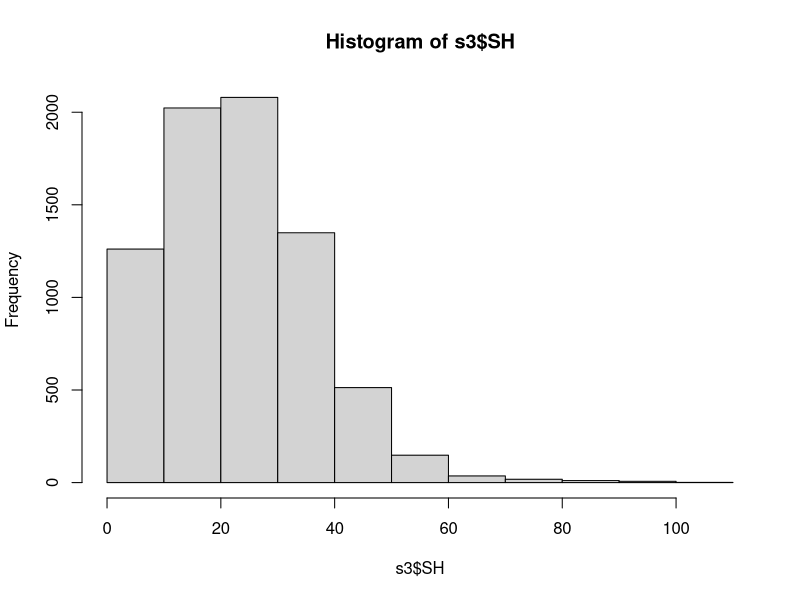

Recreate this plot in R. (Note: this script raises an error after producing the figure.)
#This reads in the 2022 Apalach data from matt davis from two different tabs
#one is the shell heights and the other are the counts
#need to calculate the proportion of the different size categories and apply those proportions to the counts

#
#The stations that received cultch are: "Deep North"  "Deep South"  "Restoration."
#-Matt


library(readxl)
library(tidyverse)
library(dplyr)
library(reshape)
library(ggplot2)
library(lubridate)

SH <- read_excel("AB_ShellBudget_FSU.xlsx", sheet = "SHs", col_types = c("numeric", 
"date", "text", "text", "numeric","text", "numeric"))


#SH <- read_excel("AB_ShellBudget_FSU.xlsx",sheet = "SHs", range = "A1370:J1669")

Counts <-  read_excel("AB_ShellBudget_FSU.xlsx", sheet = "Counts")

#now start cleaning SH first

names(SH)

s2 <- SH
str(s2)

names(s2)


names(s2)[3] <- "Site"


s2$SH[s2$SH == ""] <-NA

#now make SH a number
s2$SH <- as.numeric(s2$SH)

#work on date

s3 <- s2 %>%
  mutate(Year = year(s2$Date),
         Month = month(s2$Date),
         Day = day(s2$Date))
        
s3.1<- subset(s3, s3$Year == "2022" )

unique(s3.1$Station)

#This is written like this because I checked with Matt twice to make sure
#I had the restoration stations only inlcuded (the stations that have cultch)
s3.2<- subset(s3.1, s3.1$Station == "Restoration")
s3.3<- filter(s3.1, s3.1$Station == "North")
s3.4<- filter(s3.1, s3.1$Station == "South")

zz<-rbind(s3.2,s3.3,s3.4)

s3<-zz

str(s3)


###
#add period

s3$Period <- NA
firstyear <- 2015
endyear <- max(s3$Year)

years <- sort(rep(firstyear:endyear, times = 1, each = 2))

for(i in unique(years)){
  y <- i #year
  p <- which(years == i) #period number - 2010 = 1 and 2, 2014 = 3 and 4, and so forth.
  for(j in 1:nrow(s3)){
    if(s3$Year[j] == y & s3$Month[j] > 3 & s3$Month[j] < 10) s3$Period[j] = p[1] #year i months 4-9
    if(s3$Year[j] == y & s3$Month[j] > 9) s3$Period[j] = p[2] #year i months 10-12
    if(s3$Year[j] == y+1 & s3$Month[j] < 4) s3$Period[j] = p[2] #year i+1 months 1-3
  }
}

s3$Season <- "Winter"
s3$Season[s3$Period == 1 | s3$Period == 3 | s3$Period == 5 | s3$Period == 7 | s3$Period == 9| s3$Period == 11| s3$Period == 13| s3$Period == 15] <- "Summer"

####

#checking things

names(s3)

unique(s3$Period)

table(s3$Period,s3$Month)
table(s3$Period,s3$Season)

######
hist(s3$SH)

num_spat<-length(s3$SH[s3$SH<26])
num_total<-length(s3$SH)

proportion_spat<-num_spat/num_total

########
####SPAT######
p14<- subset(s3, s3$Period == 14)
num_spat_p14<-length(p14$SH[p14$SH<26])
num_total_p14<-length(p14$SH)
proportion_spat_p14<-num_spat_p14/num_total_p14
#0.72 spat

p15 <- subset(s3, s3$Period == 15)
num_spat_p15<-length(p15$SH[p15$SH<26])
num_total_p15<-length(p15$SH)
proportion_spat_p15<-num_spat_p15/num_total_p15
#0.40 spat

###SEED
#seed are done using dplyr, so different than seed or legal 

num_seed_p14<-length(subset(p14$SH, p14$SH>=26 & p14$SH<76))
num_total_p14<-length(p14$SH)
proportion_seed_p14<-num_seed_p14/num_total_p14
#0.27 seed

num_seed_p15<-length(subset(p15$SH, p15$SH>=26 & p15$SH<76))
num_total_p15<-length(p15$SH)
proportion_seed_p15<-num_seed_p15/num_total_p15
#0.60 seed

####Legal######
num_Legal_p14<-length(subset(p14$SH, p14$SH>=76))
num_total_p14<-length(p14$SH)
proportion_legal_p14<-num_Legal_p14/num_total_p14
#0.003 Legal

num_Legal_p15<-length(subset(p15$SH, p15$SH>=76))
num_total_p15<-length(p15$SH)
proportion_legal_p15<-num_Legal_p15/num_total_p15
#0.004 Legal


###now clean counts

c1<-Counts

names(c1)
head(c1)

names(c1)[3] <- "StationName"
names(c1)[9] <- "Quadrat_live"
names(c1)[10] <- "Quadrat_dead"
names(c1)[7] <- "Volume_L"
names(c1)[6] <- "Weight_kg"
names(c1)[8] <- "Number_drills"

str(c1)

unique(c1$Quadrat)



###
#add period

c2 <-c1 %>%
  mutate(Year = year(c2$Date),
         Month = month(c2$Date),
         Day = day(c2$Date))

str(c2)

#####
##
c2.1<- subset(c2, c2$Year == "2022" )
names(c2.1)



unique(c2.1$Station)

#This is written like this because I checked with Matt twice to make sure
#I had the restoration stations only included (the stations that have cultch)
c2.2<- filter(c2.1, c2.1$Station == "Restoration")
c2.3<- filter(c2.1, c2.1$Station == "North")
c2.4<- filter(c2.1, c2.1$Station == "South")

zzz<-rbind(c2.2,c2.3,c2.4)

c2<-zzz
#########

c2$Period <- NA
firstyear <- 2015
endyear <- max(c2$Year)

years <- sort(rep(firstyear:endyear, times = 1, each = 2))

for(i in unique(years)){
  y <- i #year
  p <- which(years == i) #period number - 2010 = 1 and 2, 2014 = 3 and 4, and so forth.
  for(j in 1:nrow(c2)){
    if(c2$Year[j] == y & c2$Month[j] > 3 & c2$Month[j] < 10) c2$Period[j] = p[1] #year i months 4-9
    if(c2$Year[j] == y & c2$Month[j] > 9) c2$Period[j] = p[2] #year i months 10-12
    if(c2$Year[j] == y+1 & c2$Month[j] < 4) c2$Period[j] = p[2] #year i+1 months 1-3
  }
}

c2$Season <- "Winter"
c2$Season[c2$Period == 1 | c2$Period == 3 | c2$Period == 5 | c2$Period == 7 | c2$Period == 9| c2$Period == 14| c2$Period == 13| c2$Period == 15] <- "Summer"

####


names(s3)
names(c2)

head(c2)


#subset the columns to the ones you want to work with
c3 <- c2 %>% 
  dplyr::select("Survey","StationName","Quadrat"
                ,"Quadrat_live","Quadrat_dead","Weight_kg",
                "Number_drills","Month","Day","Year","Period","Season")

unique(c3$Period)


c3$Spatprop <-0.99
c3$Spatprop[c3$Period ==14] <-proportion_spat_p14
c3$Spatprop[c3$Period ==15] <-proportion_spat_p15

c3$Seedprop <-0.99
c3$Seedprop[c3$Period ==14] <-proportion_seed_p14
c3$Seedprop[c3$Period ==15] <-proportion_seed_p15

c3$Legalprop <-0.99
c3$Legalprop[c3$Period ==14] <-proportion_legal_p14
c3$Legalprop[c3$Period ==15] <-proportion_legal_p15

##next you need to take these proportions and apply them to the total counts in each period
#this is how you did it in the FWC "random" for random effects file


# 
# #now multiply these proportions * the Quadrat_live
# #round it so there are no fractions of oysters
# #and convert to integer
c3$TotalSpat <-as.integer(round((c3$Quadrat_live * c3$Spatprop),0))
c3$TotalSeed <-as.integer(round((c3$Quadrat_live * c3$Seedprop),0))
c3$TotalLegal <-as.integer(round((c3$Quadrat_live * c3$Legalprop),0))

# 
head(c3)

#subset the columns to the ones you want to work with
c4 <- c3 %>% 
  dplyr::select("Survey","StationName","Quadrat"
                ,"TotalSpat","TotalSeed","TotalLegal","Weight_kg",
                "Number_drills","Month","Day","Year","Period","Season")



write.table(c4, file = "~/Git/AB_DEP/FWC_2022_to_merge.csv", row.names = FALSE,col.names = TRUE,sep = ",")
